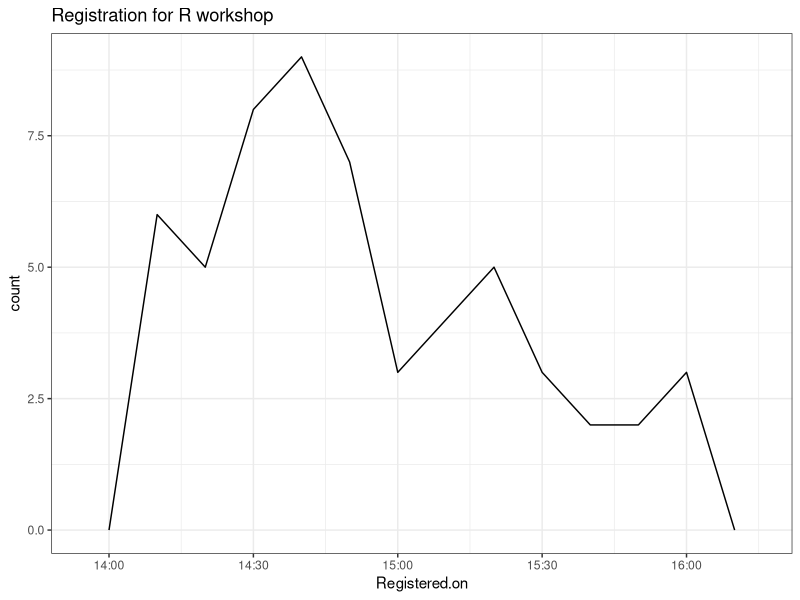

The R source for this figure:
require(ggplot2)
require(dplyr)
require(lubridate)

# load a data table with select columns 
# from the registration data for this workshop 
df = read.csv("./registration.csv")

# At this point, it looks like nothing has happened. 

# Data is loaded:
dim(df)
names(df)

# You can inspect the data table in Environment tab.
View(df)

# This is not the R way. 
summary(df)
head(df)

# The Registered.on column is of type character
# but it represents a date and time. 
df$Registered.on

# We should convert to a datetime
# the mdy_hm function from the lubridate package is a convenient choice

# For example:
mdy_hm("04/22/2022 14:51 UTC")

# Note: Many functions work on entire data columns (vectors)
mdy_hm(df$Registered.on)

# Lets update that column
df$Registered.on = mdy_hm(df$Registered.on)

summary(df)


plot_df = df %>% filter(Registered.on > ymd_hm("20220422 14:00"))
(
  ggplot(plot_df, aes(x=Registered.on))
  #+ geom_histogram(binwidth = 600) #600 s = 10 minutes
  + geom_freqpoly(binwidth = 600) #600 s = 10 minutes
  + theme_bw()
  + ggtitle("Registration for R workshop")
)

df %>% count(Position, sort = TRUE) 
 
